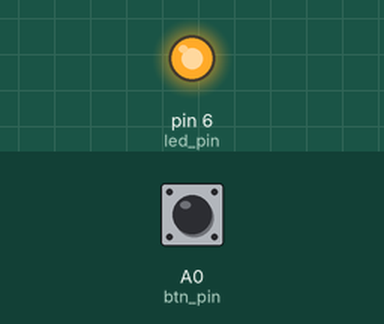
Simulated run of this sketch. Board: Arduino Uno, built with avr-gcc and run on an emulated ATmega328P. Parts: output pins drawn as LEDs (lit = HIGH). Inputs (shaded band) come from the test bench; at power-on: A0 (btn_pin) HIGH.

Above: at 0.1 s.
At 0.6 s:
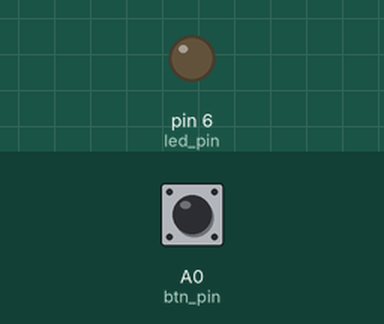
Timing chart, 0 to 2.1 s (numbered marks = the images above):
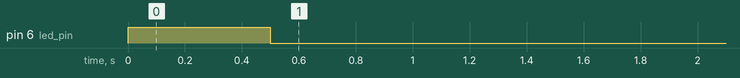

Measured:
- by itself, pin 6 (led_pin): LOW → HIGH at 0.00 s, → LOW 0.50 s later

The sketch:

Pull_UP.ino
```cpp
const int btn_pin = A0;
const int led_pin = 6;

int btn_prev;

void setup() {
  // put your setup code here, to run once:
pinMode(btn_pin,INPUT_PULLUP);
pinMode(led_pin,OUTPUT);
digitalWrite(led_pin,LOW);
}

void loop() {
  // put your main code here, to run repeatedly:
int btn_state;

btn_state = digitalRead(btn_pin);

if (( btn_prev == LOW )&& (btn_state == HIGH)){
  digitalWrite(led_pin,HIGH);
  delay(500);
  digitalWrite(led_pin,LOW);
  }
  btn_prev = btn_state;
}
```
